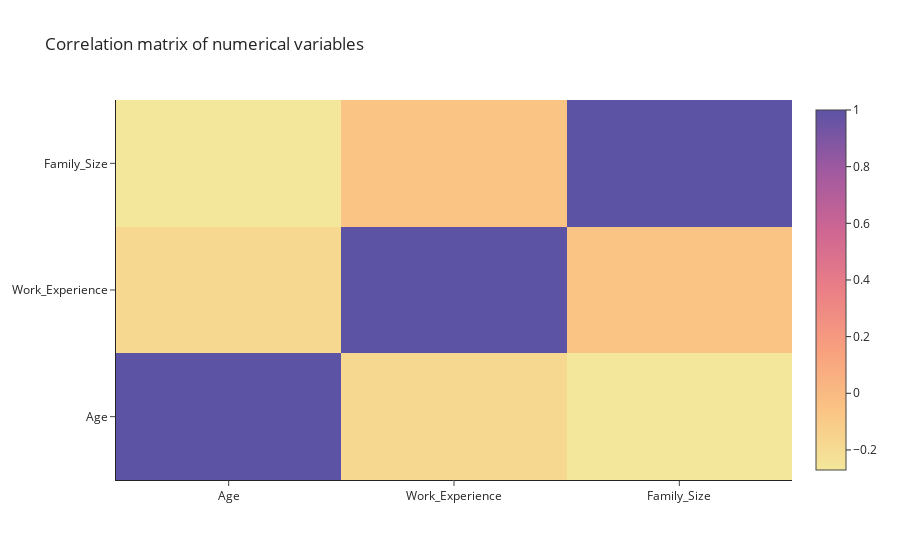

The cell this chart's notebook holds for it:
### Code cell
correlations = data_train[['Age', 'Work_Experience', 'Family_Size']].corr()

fig_corr = go.Figure(data = go.Heatmap(z = correlations.values,
                                       x = correlations.columns,
                                       y = correlations.columns,
                                       colorscale='sunset'))

fig_corr.update_layout(title = 'Correlation matrix of numerical variables', xaxis_nticks = 36, template = 'simple_white')
fig_corr.show()

### Figure 1 — Plotly figure (JSON) as saved in the notebook; plotly's stock layout.template omitted (floating-point values rounded to 4 significant figures)
{"data": [{"colorscale": [[0, "rgb(243, 231, 155)"], [0.1667, "rgb(250, 196, 132)"], [0.3333, "rgb(248, 160, 126)"], [0.5, "rgb(235, 127, 134)"], [0.6667, "rgb(206, 102, 147)"], [0.8333, "rgb(160, 89, 160)"], [1, "rgb(92, 83, 165)"]], "type": "heatmap", "x": ["Age", "Work_Experience", "Family_Size"], "y": ["Age", "Work_Experience", "Family_Size"], "z": [[1, -0.1791, -0.2708], [-0.1791, 1, -0.05977], [-0.2708, -0.05977, 1]]}], "layout": {"title": {"text": "Correlation matrix of numerical variables"}, "xaxis": {"nticks": 36}}}
